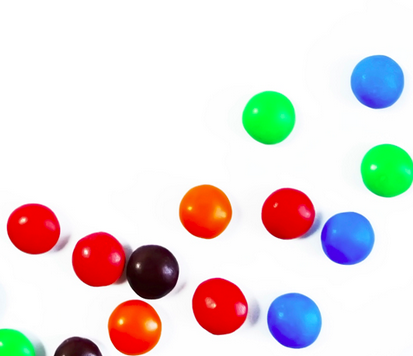
#> input picture smarties.jpg, 413 x 356 px, given in place of the camera
$ python opencv_hsv.py
#> lines starting #> are read from the running program, lines starting #| are printed output that depends on the picture; after the words box and inside, x2 and y2 are one past the last pixel; in counts of white or black regions, pixels touching at a corner belong together
import cv2
import numpy as np
print(cv2.__version__)
dispW=640
dispH=480
flip=2

def nothing(x):
    pass

cv2.namedWindow('trackbars')
cv2.moveWindow('trackbars', 0,550)

cv2.createTrackbar('Hue Lower', 'trackbars', 50,179,nothing)
cv2.createTrackbar('Hue Higher', 'trackbars', 100,179,nothing)
cv2.createTrackbar('Hue Lower_2', 'trackbars', 50,179,nothing)
cv2.createTrackbar('Hue Higher_2', 'trackbars', 100,179,nothing)
cv2.createTrackbar('Saturation Lower', 'trackbars', 100,255,nothing)
cv2.createTrackbar('Saturation Higher', 'trackbars', 255,255,nothing)
cv2.createTrackbar('Value Lower', 'trackbars', 100,255,nothing)
cv2.createTrackbar('Value Higher', 'trackbars', 255,255,nothing)


cam=cv2.VideoCapture(0)

while True:
    ret, frame = cam.read()
#> frame is the input picture: shape (356, 413, 3); mean B, G, R 219.1, 220.4, 228.9
    #frame = cv2.imread('smarties.jpg')
    cv2.imshow('My Image',frame)
    cv2.moveWindow('My Image', 0,0)

    hsv = cv2.cvtColor(frame,cv2.COLOR_BGR2HSV)
#> hsv: shape (356, 413, 3); mean H, S, V 27.8, 46.1, 247

    hue_low = cv2.getTrackbarPos('Hue Lower','trackbars')
    hue_high = cv2.getTrackbarPos('Hue Higher','trackbars')
    hue_low_2 = cv2.getTrackbarPos('Hue Lower_2','trackbars')
    hue_high_2 = cv2.getTrackbarPos('Hue Higher_2','trackbars')

    sat_low = cv2.getTrackbarPos('Saturation Lower','trackbars')
    sat_high = cv2.getTrackbarPos('Saturation Higher','trackbars')

    val_low = cv2.getTrackbarPos('Value Lower','trackbars')
    val_high = cv2.getTrackbarPos('Value Higher','trackbars')

    l_b = np.array([hue_low, sat_low, val_low])
    u_p = np.array([hue_high,sat_high,val_high])
    l_b_2 = np.array([hue_low_2, sat_low, val_low])
    u_b_2 = np.array([hue_high_2,sat_high,val_high])


    FGmask = cv2.inRange(hsv,l_b,u_p)
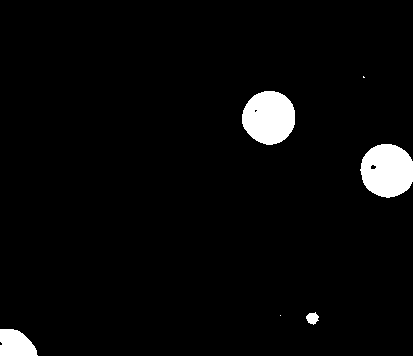
#> FGmask: shape (356, 413); 3.7% white; 6 white regions (2 under 20 px), largest, box (x1, y1, x2, y2) and area: (360, 144, 413, 198) 2251, (242, 91, 295, 145) 2236, (0, 329, 38, 356) 807, (306, 312, 319, 325) 113
    FGmask_2 = cv2.inRange(hsv,l_b_2,u_b_2)
    FGmask_comp = cv2.add(FGmask,FGmask_2)
    cv2.imshow('Foreground Mask', FGmask_comp)
    cv2.moveWindow('Foreground Mask', 520,0)

    FG_result = cv2.bitwise_and(frame,frame,mask=FGmask_comp)
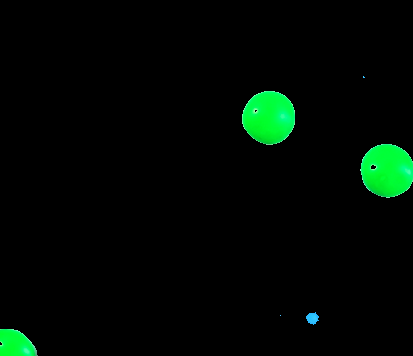
#> FG_result: shape (356, 413, 3); mean B, G, R 2.8, 9.1, 0.3
    cv2.imshow('ForeGround Result',FG_result)
    cv2.moveWindow('ForeGround Result', 520,550)

    BG_mask = cv2.bitwise_not(FGmask_comp)
    cv2.imshow('Background Mask',BG_mask)
    cv2.moveWindow('Background Mask', 1040,0)

    BG = cv2.cvtColor(BG_mask,cv2.COLOR_GRAY2BGR)
    final = cv2.add(FG_result,BG)
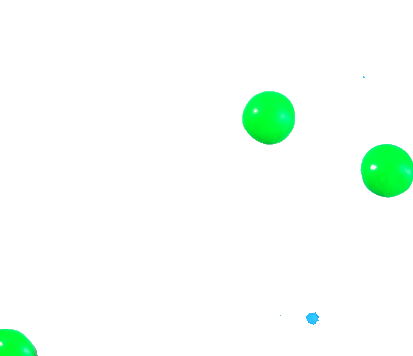
#> final: shape (356, 413, 3); mean B, G, R 248.4, 254.7, 245.9
    cv2.imshow('Final Image', final)
    cv2.moveWindow('Final Image',1040,550)


    if cv2.waitKey(1)==ord('q'):
#> (key q is pressed here)
        break
cam.release()
cv2.destroyAllWindows()
